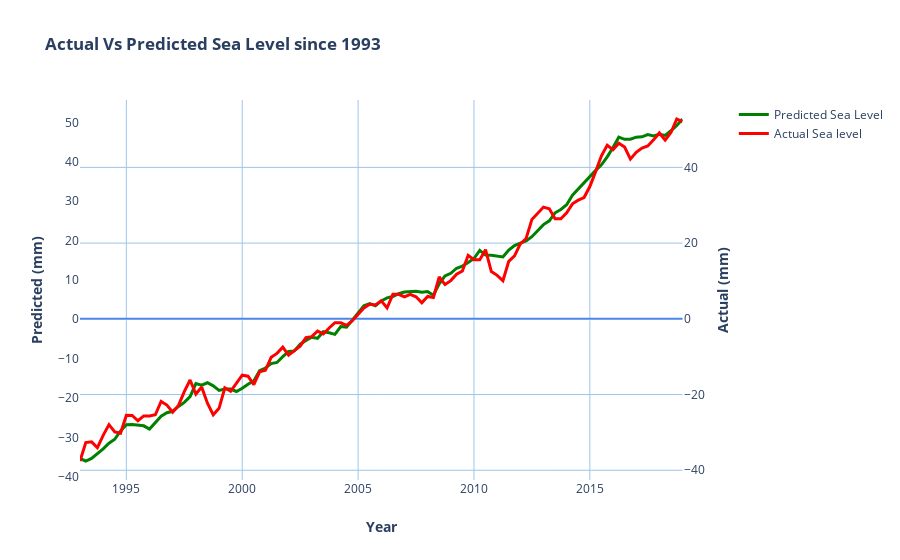

Notebook cell for this chart:
### Code cell
fig = make_subplots(specs=[[{"secondary_y": True}]])

fig.add_trace(
    go.Scatter(x=df_ip['year'], y=predictions, name="Predicted Sea Level", line=dict(color='green', width=3)),
    secondary_y=False
)

fig.add_trace(
    go.Scatter(x=df_ip['year'], y=df_ip['sea_level'], name="Actual Sea level", line=dict(color='red', width=3)),
    secondary_y=True
)

# Add figure title
fig.update_layout(
    title_text="<b>Actual Vs Predicted Sea Level since 1993</b>",
    plot_bgcolor='rgba(0,0,0,0)',
    xaxis1={"gridcolor": "rgb(159, 197, 232)"},
    yaxis2={"gridcolor": "rgb(159, 197, 232)", "zerolinecolor": "rgb(74, 134, 232)"},
)

# Set x-axis title
fig.update_xaxes(title_text="<b>Year</b>")

# Set y-axes titles
fig.update_yaxes(title_text="<b>Predicted (mm)</b> ", secondary_y=False, showgrid=False)
fig.update_yaxes(title_text="<b>Actual (mm)</b>", secondary_y=True)

fig.show()
